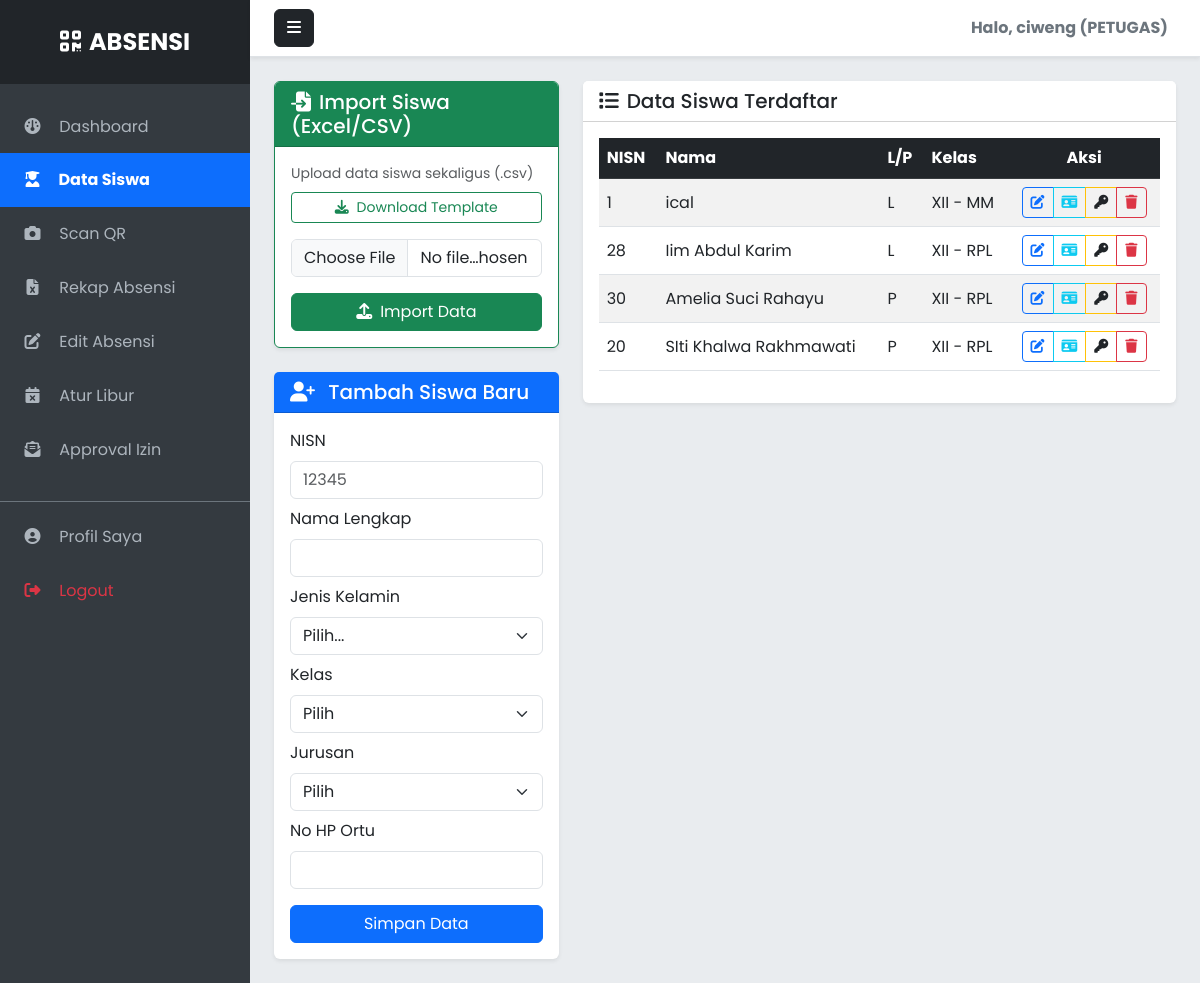
Screenshot of /siswa.php (signed in) with the database file from the repository.
### tables this page shows
CREATE TABLE `siswa` (
  `id` int NOT NULL,
  `nisn` varchar(20) NOT NULL,
  `nama` varchar(100) NOT NULL,
  `jenis_kelamin` enum('L','P') NOT NULL,
  `kelas` varchar(20) NOT NULL,
  `jurusan` varchar(50) NOT NULL,
  `no_hp_ortu` varchar(20) NOT NULL,
  `qr_code` varchar(255) NOT NULL,
  `created_at` timestamp NULL DEFAULT CURRENT_TIMESTAMP
);

### siswa.php (the view, shortened to what this page needs)
<?php
include 'config/db.php';
$role = $_SESSION['role'];
$edit_mode = false;
$data_edit = null;
?>
<!DOCTYPE html>
<html lang="id">
<head>
    <link href="https://cdn.jsdelivr.net/npm/bootstrap@5.3.0/dist/css/bootstrap.min.css" rel="stylesheet">
    <link rel="stylesheet" href="https://cdnjs.cloudflare.com/ajax/libs/font-awesome/6.4.0/css/all.min.css">
    <link rel="stylesheet" href="assets/style.css">
</head>
<body>
<div class="d-flex" id="wrapper">
    <div id="sidebar-wrapper">
        <div class="sidebar-heading"><i class="fa-solid fa-qrcode me-2"></i>ABSENSI</div>
        <div class="list-group list-group-flush mt-3">
            <a href="dashboard.php" class="list-group-item list-group-item-action">
                <i class="fa-solid fa-gauge"></i> Dashboard
            </a>
            <?php if ($role == 'admin' || $role == 'petugas'): ?>
                <a href="siswa.php" class="list-group-item list-group-item-action active">
                    <i class="fa-solid fa-user-graduate"></i> Data Siswa
                </a>
                <a href="scan.php" class="list-group-item list-group-item-action">
                    <i class="fa-solid fa-camera"></i> Scan QR
                </a>
                <a href="rekap.php" class="list-group-item list-group-item-action">
                    <i class="fa-solid fa-file-excel"></i> Rekap Absensi
                </a>
                <a href="data_absensi.php" class="list-group-item list-group-item-action">
                    <i class="fa-solid fa-pen-to-square"></i> Edit Absensi
                </a>
                <a href="libur.php" class="list-group-item list-group-item-action">
                    <i class="fa-solid fa-calendar-xmark"></i> Atur Libur
                </a>
                <a href="izin.php" class="list-group-item list-group-item-action">
                    <i class="fa-solid fa-envelope-open-text"></i> Approval Izin
                </a>
            <?php endif; ?>
            <div class="mt-4 border-top border-secondary pt-2">
                <a href="profil.php" class="list-group-item list-group-item-action">
                    <i class="fa-solid fa-user-circle"></i> Profil Saya
                </a>
                <a href="logout.php" class="list-group-item list-group-item-action text-danger">
                    <i class="fa-solid fa-right-from-bracket"></i> Logout
                </a>
            </div>
        </div>
    </div>
    <div id="page-content-wrapper">
        <nav class="navbar navbar-expand-lg navbar-light bg-white border-bottom shadow-sm px-4">
            <button class="btn btn-dark" id="menu-toggle"><i class="fa-solid fa-bars"></i></button>
            <div class="collapse navbar-collapse">
                <ul class="navbar-nav ms-auto mt-2 mt-lg-0">
                    <li class="nav-item">
                        <span class="nav-link fw-bold text-secondary">
                            Halo, <?= $_SESSION['nama'] ?> (<?= strtoupper($role) ?>)
                        </span>
                    </li>
                </ul>
            </div>
        </nav>
        <div class="container-fluid px-4 mt-4">
            <div class="row">
                <div class="col-md-4">
                    <?php if(!$edit_mode): ?>
                    <div class="card shadow-sm border-success mb-4">
                        <div class="card-header bg-success text-white">
                            <h5 class="mb-0"><i class="fa-solid fa-file-import me-2"></i>Import Siswa (Excel/CSV)</h5>
                        </div>
                        <div class="card-body">
                            <p class="small text-muted mb-2">Upload data siswa sekaligus (.csv)</p>
                            <a href="assets/template_siswa.csv" class="btn btn-outline-success btn-sm w-100 mb-3" download>
                                <i class="fa-solid fa-download me-1"></i> Download Template
                            </a>
                            <form method="POST" enctype="multipart/form-data">
                                <div class="mb-3"><input type="file" name="file_siswa" class="form-control" required accept=".csv"></div>
                                <button type="submit" name="import_siswa" class="btn btn-success w-100"><i class="fa-solid fa-upload me-2"></i>Import Data</button>
                            </form>
                        </div>
                    </div>
                    <?php endif; ?>
                    <div class="card shadow-sm border-0 mb-4">
                        <div class="card-header <?= $edit_mode ? 'bg-warning text-dark' : 'bg-primary text-white' ?>">
                            <h5 class="mb-0">
                                <i class="fa-solid <?= $edit_mode ? 'fa-pen-to-square' : 'fa-user-plus' ?> me-2"></i>
                                <?= $edit_mode ? 'Edit Data Siswa' : 'Tambah Siswa Baru' ?>
                            </h5>
                        </div>
                        <div class="card-body">
                            <form method="POST" action="siswa.php">
                                <div class="mb-2">
                                    <label class="form-label">NISN</label>
                                    <input type="number" name="nisn" class="form-control" required placeholder="12345" value="<?= $edit_mode ? $data_edit['nisn'] : '' ?>">
                                </div>
                                <div class="mb-2">
                                    <label class="form-label">Nama Lengkap</label>
                                    <input type="text" name="nama" class="form-control" required value="<?= $edit_mode ? $data_edit['nama'] : '' ?>">
                                </div>
                                <div class="mb-2">
                                    <label class="form-label">Jenis Kelamin</label>
                                    <select name="jk" class="form-select" required>
                                        <option value="">Pilih...</option>
                                    </select>
                                </div>
                                <div class="mb-2">
                                    <label class="form-label">Kelas</label>
                                    <select name="kelas" class="form-select" required>
                                        <option value="">Pilih</option>
                                    </select>
                                </div>
                                <div class="mb-2">
                                    <label class="form-label">Jurusan</label>
                                    <select name="jurusan" class="form-select" required>
                                        <option value="">Pilih</option>
                                    </select>
                                </div>
                                <div class="mb-3">
                                    <label class="form-label">No HP Ortu</label>
                                    <input type="text" name="hp" class="form-control" required value="<?= $edit_mode ? $data_edit['no_hp_ortu'] : '' ?>">
                                </div>
                                <div class="d-grid gap-2">
                                    <button type="submit" name="<?= $edit_mode ? 'update' : 'simpan' ?>" class="btn <?= $edit_mode ? 'btn-warning' : 'btn-primary' ?>">
                                        <?= $edit_mode ? 'Simpan Perubahan' : 'Simpan Data' ?>
                                    </button>
                                </div>
                            </form>
                        </div>
                    </div>
                </div>
                <div class="col-md-8">
                    <div class="card shadow-sm border-0">
                        <div class="card-header bg-white">
                            <h5 class="mb-0"><i class="fa-solid fa-list me-2"></i>Data Siswa Terdaftar</h5>
                        </div>
                        <div class="card-body">
                            <div class="table-responsive">
                                <table class="table table-striped table-hover align-middle">
                                    <thead class="table-dark">
                                        <tr>
                                            <th>NISN</th><th>Nama</th><th>L/P</th><th>Kelas</th><th class="text-center">Aksi</th>
                                        </tr>
                                    </thead>
                                    <tbody>
                                        <?php
                                        $tampil = mysqli_query($conn, "SELECT * FROM siswa ORDER BY id DESC");
                                        while ($r = mysqli_fetch_array($tampil)) {
                                        ?>
                                        <tr class="<?= ($edit_mode && $data_edit['id'] == $r['id']) ? 'table-warning' : '' ?>">
                                            <td><?= $r['nisn'] ?></td>
                                            <td><?= $r['nama'] ?></td>
                                            <td><?= $r['jenis_kelamin'] ?></td>
                                            <td><?= $r['kelas'] ?> - <?= $r['jurusan'] ?></td>
                                            <td class="text-center">
                                                <div class="btn-group btn-group-sm">
                                                    <a href="siswa.php?edit=<?= $r['id'] ?>" class="btn btn-outline-primary" title="Edit"><i class="fa-solid fa-pen-to-square"></i></a>
                                                    <a href="cetak_kartu.php?id=<?= $r['id'] ?>" target="_blank" class="btn btn-outline-info" title="Cetak"><i class="fa-solid fa-id-card"></i></a>
                                                    <a href="siswa.php?reset=<?= $r['id'] ?>" class="btn btn-outline-warning text-dark" onclick="return confirm('Reset password?')" title="Reset Pass"><i class="fa-solid fa-key"></i></a>
                                                    <a href="siswa.php?hapus=<?= $r['id'] ?>" class="btn btn-outline-danger" onclick="return confirm('Yakin hapus siswa ini? \nSemua data absen & akun login juga akan terhapus!')" title="Hapus"><i class="fa-solid fa-trash"></i></a>
                                                </div>
                                            </td>
                                        </tr>
                                        <?php } ?>
                                    </tbody>
                                </table>
                            </div>
                        </div>
                    </div>
                </div>
            </div>
        </div>
    </div>
</div>
</body>
</html>

### assets/style.css (style rules this page uses)
body { font-family: 'Poppins', sans-serif; background-color: #f4f6f9; overflow-x: hidden; }
body { background-color: #e9ecef; display: flex; align-items: center; justify-content: center; min-height: 100vh; }
#wrapper { display: flex; width: 100%; min-height: 100vh; }
#sidebar-wrapper { min-height: 100vh; width: 250px; flex-shrink: 0; background-color: #343a40; color: #fff; transition: all 0.3s; }
.sidebar-heading { padding: 1.5rem 1.25rem; font-size: 1.5rem; font-weight: bold; background: #212529; text-align: center; }
.list-group-item { border: none; padding: 15px 20px; font-size: 16px; background-color: #343a40; color: #adb5bd; }
.list-group-item.active { background-color: #0d6efd; color: #fff; font-weight: bold; }
.list-group-item i { width: 25px; text-align: center; margin-right: 10px; }
#page-content-wrapper { width: 100%; }

### rows the page displays
siswa: nisn "1", nama "ical", jenis_kelamin "L", kelas "XII", jurusan "MM"
siswa: nisn "28", nama "Iim Abdul Karim", jenis_kelamin "L", kelas "XII", jurusan "RPL"
siswa: nisn "30", nama "Amelia Suci Rahayu", jenis_kelamin "P", kelas "XII", jurusan "RPL"
siswa: nisn "20", nama "SIti Khalwa Rakhmawati", jenis_kelamin "P", kelas "XII", jurusan "RPL"

### other values shown
$_SESSION['nama'] "ciweng"
$role "PETUGAS"
